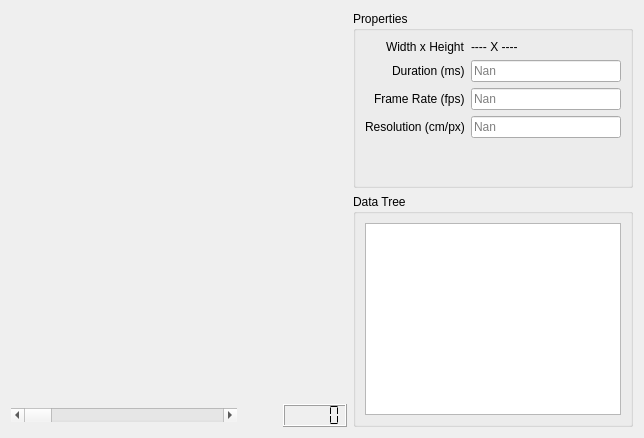
<?xml version="1.0" encoding="UTF-8"?>
<ui version="4.0">
 <class>WidgetTiff</class>
 <widget class="QWidget" name="WidgetTiff">
  <property name="geometry">
   <rect>
    <x>0</x>
    <y>0</y>
    <width>644</width>
    <height>438</height>
   </rect>
  </property>
  <property name="windowTitle">
   <string>TIFF Viewer</string>
  </property>
  <layout class="QHBoxLayout" name="horizontalLayout_3">
   <item>
    <layout class="QVBoxLayout" name="verticalLayout_2">
     <item>
      <widget class="MplWidget" name="mpl" native="true">
       <property name="sizePolicy">
        <sizepolicy hsizetype="Expanding" vsizetype="Expanding">
         <horstretch>0</horstretch>
         <verstretch>0</verstretch>
        </sizepolicy>
       </property>
      </widget>
     </item>
     <item>
      <layout class="QHBoxLayout" name="horizontalLayout">
       <item>
        <widget class="QScrollBar" name="horizontalScrollBar">
         <property name="sizePolicy">
          <sizepolicy hsizetype="Expanding" vsizetype="Fixed">
           <horstretch>0</horstretch>
           <verstretch>0</verstretch>
          </sizepolicy>
         </property>
         <property name="orientation">
          <enum>Qt::Horizontal</enum>
         </property>
         <property name="invertedAppearance">
          <bool>false</bool>
         </property>
        </widget>
       </item>
       <item>
        <spacer name="horizontalSpacer">
         <property name="orientation">
          <enum>Qt::Horizontal</enum>
         </property>
         <property name="sizeType">
          <enum>QSizePolicy::Fixed</enum>
         </property>
         <property name="sizeHint" stdset="0">
          <size>
           <width>40</width>
           <height>20</height>
          </size>
         </property>
        </spacer>
       </item>
       <item>
        <widget class="QLCDNumber" name="lcdNumber">
         <property name="segmentStyle">
          <enum>QLCDNumber::Flat</enum>
         </property>
        </widget>
       </item>
      </layout>
     </item>
    </layout>
   </item>
   <item>
    <layout class="QVBoxLayout" name="verticalLayout">
     <item>
      <widget class="QGroupBox" name="groupBoxProperties">
       <property name="title">
        <string>Properties</string>
       </property>
       <layout class="QHBoxLayout" name="horizontalLayout_4">
        <item>
         <layout class="QFormLayout" name="formLayoutProperties">
          <property name="fieldGrowthPolicy">
           <enum>QFormLayout::AllNonFixedFieldsGrow</enum>
          </property>
          <property name="rowWrapPolicy">
           <enum>QFormLayout::DontWrapRows</enum>
          </property>
          <property name="labelAlignment">
           <set>Qt::AlignRight|Qt::AlignTrailing|Qt::AlignVCenter</set>
          </property>
          <property name="formAlignment">
           <set>Qt::AlignLeading|Qt::AlignLeft|Qt::AlignTop</set>
          </property>
          <item row="0" column="0">
           <widget class="QLabel" name="SizeLabel">
            <property name="text">
             <string>Width x Height</string>
            </property>
           </widget>
          </item>
          <item row="0" column="1">
           <widget class="QLabel" name="SizeLabelEdit">
            <property name="text">
             <string>---- X ----</string>
            </property>
           </widget>
          </item>
          <item row="1" column="0">
           <widget class="QLabel" name="durationMsLabel">
            <property name="text">
             <string>Duration (ms)</string>
            </property>
           </widget>
          </item>
          <item row="2" column="0">
           <widget class="QLabel" name="frameRateLabel">
            <property name="text">
             <string>Frame Rate (fps)</string>
            </property>
           </widget>
          </item>
          <item row="2" column="1">
           <widget class="QLineEdit" name="frameRateLineEdit">
            <property name="enabled">
             <bool>true</bool>
            </property>
            <property name="sizePolicy">
             <sizepolicy hsizetype="Ignored" vsizetype="Preferred">
              <horstretch>0</horstretch>
              <verstretch>0</verstretch>
             </sizepolicy>
            </property>
            <property name="minimumSize">
             <size>
              <width>90</width>
              <height>20</height>
             </size>
            </property>
            <property name="baseSize">
             <size>
              <width>50</width>
              <height>20</height>
             </size>
            </property>
            <property name="placeholderText">
             <string>Nan</string>
            </property>
            <property name="clearButtonEnabled">
             <bool>false</bool>
            </property>
           </widget>
          </item>
          <item row="1" column="1">
           <widget class="QLineEdit" name="durationMsLineEdit">
            <property name="sizePolicy">
             <sizepolicy hsizetype="Ignored" vsizetype="Preferred">
              <horstretch>0</horstretch>
              <verstretch>0</verstretch>
             </sizepolicy>
            </property>
            <property name="minimumSize">
             <size>
              <width>90</width>
              <height>20</height>
             </size>
            </property>
            <property name="placeholderText">
             <string>Nan</string>
            </property>
           </widget>
          </item>
          <item row="3" column="1">
           <widget class="QLineEdit" name="resolutionLineEdit">
            <property name="sizePolicy">
             <sizepolicy hsizetype="Ignored" vsizetype="Preferred">
              <horstretch>0</horstretch>
              <verstretch>0</verstretch>
             </sizepolicy>
            </property>
            <property name="minimumSize">
             <size>
              <width>90</width>
              <height>20</height>
             </size>
            </property>
            <property name="placeholderText">
             <string>Nan</string>
            </property>
           </widget>
          </item>
          <item row="3" column="0">
           <widget class="QLabel" name="resolutionLabel">
            <property name="text">
             <string>Resolution (cm/px)</string>
            </property>
           </widget>
          </item>
         </layout>
        </item>
       </layout>
      </widget>
     </item>
     <item>
      <widget class="QGroupBox" name="groupBox">
       <property name="title">
        <string>Data Tree</string>
       </property>
       <layout class="QVBoxLayout" name="verticalLayout_3">
        <item>
         <widget class="QColumnView" name="columnView">
          <property name="sizePolicy">
           <sizepolicy hsizetype="Minimum" vsizetype="Minimum">
            <horstretch>0</horstretch>
            <verstretch>0</verstretch>
           </sizepolicy>
          </property>
          <property name="resizeGripsVisible">
           <bool>false</bool>
          </property>
         </widget>
        </item>
       </layout>
      </widget>
     </item>
    </layout>
   </item>
  </layout>
 </widget>
 <customwidgets>
  <customwidget>
   <class>MplWidget</class>
   <extends>QWidget</extends>
   <header>mplwidget</header>
   <container>1</container>
  </customwidget>
 </customwidgets>
 <resources/>
 <connections>
  <connection>
   <sender>horizontalScrollBar</sender>
   <signal>valueChanged(int)</signal>
   <receiver>lcdNumber</receiver>
   <slot>display(int)</slot>
   <hints>
    <hint type="sourcelabel">
     <x>224</x>
     <y>416</y>
    </hint>
    <hint type="destinationlabel">
     <x>523</x>
     <y>416</y>
    </hint>
   </hints>
  </connection>
 </connections>
</ui>
